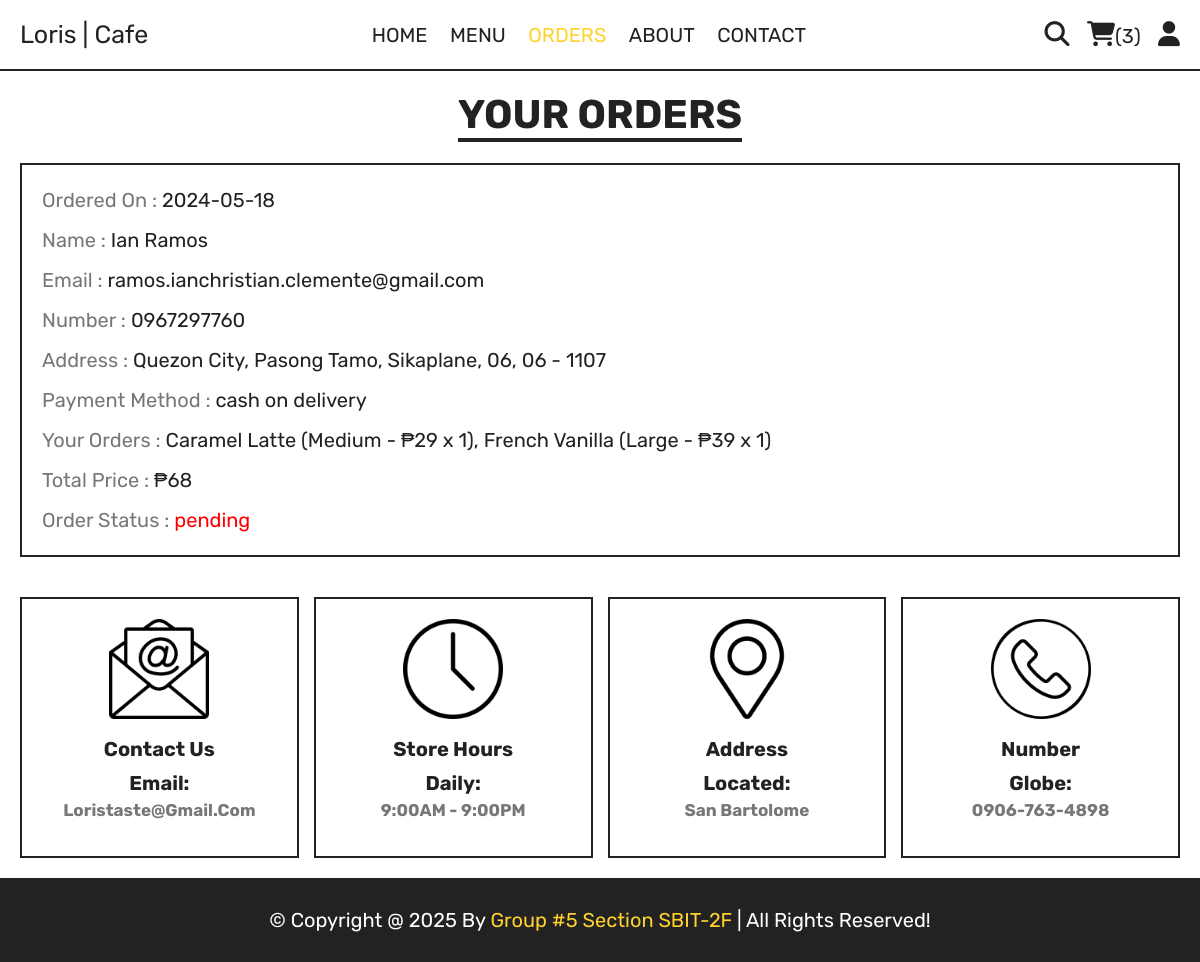
/orders.php (signed in), run on the app's committed database.
### tables this page shows
CREATE TABLE `orders` (
  `id` int(100) NOT NULL,
  `user_id` int(100) NOT NULL,
  `name` varchar(20) NOT NULL,
  `number` varchar(10) NOT NULL,
  `email` varchar(50) NOT NULL,
  `method` varchar(50) NOT NULL,
  `address` varchar(500) NOT NULL,
  `total_products` varchar(1000) NOT NULL,
  `total_price` int(100) NOT NULL,
  `placed_on` date NOT NULL DEFAULT current_timestamp(),
  `payment_status` varchar(20) NOT NULL DEFAULT 'pending'
);

### orders.php (the view, shortened to what this page needs)
<?php
include 'components/connect.php';
if(isset($_SESSION['user_id'])){
   $user_id = $_SESSION['user_id'];
}else{
   $user_id = '';
   header('location:index.php');
};
?>
<!DOCTYPE html>
<html lang="en">
<head>
   <link rel="stylesheet" href="https://cdnjs.cloudflare.com/ajax/libs/font-awesome/6.1.1/css/all.min.css">
   <link rel="stylesheet" href="css/style.css">
</head>
<body>
<?php include 'components/user_header.php'; ?>
<section class="orders">
   <h1 class="title">Your Orders</h1>
   <div class="box-container">
   <?php
      if($user_id == ''){
         echo '<p class="empty">Please login to view your orders!</p>';
      }else{
         $select_orders = $conn->prepare("SELECT * FROM `orders` WHERE user_id = ?");
         $select_orders->execute([$user_id]);
         if($select_orders->rowCount() > 0){
            while($fetch_orders = $select_orders->fetch(PDO::FETCH_ASSOC)){
   ?>
   <div class="box">
      <p>Ordered On : <span><?= $fetch_orders['placed_on']; ?></span></p>
      <p>Name : <span><?= $fetch_orders['name']; ?></span></p>
      <p>Email : <span><?= $fetch_orders['email']; ?></span></p>
      <p>Number : <span><?= $fetch_orders['number']; ?></span></p>
      <p>Address : <span><?= $fetch_orders['address']; ?></span></p>
      <p>Payment Method : <span><?= $fetch_orders['method']; ?></span></p>
      <p>Your Orders : <span><?= $fetch_orders['total_products']; ?></span></p>
      <p>Total Price : <span>₱<?= $fetch_orders['total_price']; ?></span></p>
      <p>Order Status : <span style="color:<?php if($fetch_orders['payment_status'] == 'pending'){ echo 'red';}elseif($fetch_orders['payment_status'] == 'ready'){echo 'orange';}else{echo 'green';}; ?>"><?= $fetch_orders['payment_status']; ?></span></p>
   </div>
   <?php
      }
      }else{
         echo '<p class="empty">No orders have been placed yet!</p>';
      }
      }
   ?>
   </div>
</section>
<?php include 'components/footer.php'; ?>
</body>
</html>

### css/style.css (style rules this page uses)
:root { --yellow:#fed330; --red:#e74c3c; --white:#fff; --black:#222; --light-color:#777; --border:.2rem solid var(--black); --blue: #8cb8c4; --mema: #eae0c6; }
* { font-family: 'Rubik', sans-serif; margin:0; padding:0; box-sizing: border-box; outline: none; border: none; text-decoration: none; }
html { font-size: 62.5%; overflow-x: hidden; scroll-behavior: smooth; stop-opacity: 7rem; }
section { margin:0 auto; max-width: 1200px; padding:2rem; }
.title { text-align: center; margin-bottom: 2.5rem; font-size: 4rem; color:var(--black); text-transform: uppercase; text-decoration: underline; text-underline-offset: 1rem; }
.orders .box-container { display: flex; flex-wrap: wrap; gap:1.5rem; align-items: flex-start; }
.orders .box-container .box { padding:1rem 2rem; border:var(--border); flex:1 1 40rem; }
.orders .box-container .box p { line-height: 1.5; margin:1rem 0; font-size: 2rem; color:var(--light-color); }
.orders .box-container .box p span { color:var(--black); }

### data on the page
orders: placed_on "2024-05-18", name "Ian Ramos", email "ramos.ianchristian.clemente@gmail.com", number "0967297760", address "Quezon City, Pasong Tamo, Sikaplane, 06, 06 - 1107", method "cash on delivery", total_products "Caramel Latte (Medium - ₱29 x 1), French Vanilla (Large - ₱39 x 1)", total_price "68", payment_status "pending"

### other printed values
$total_cart_items "3"
